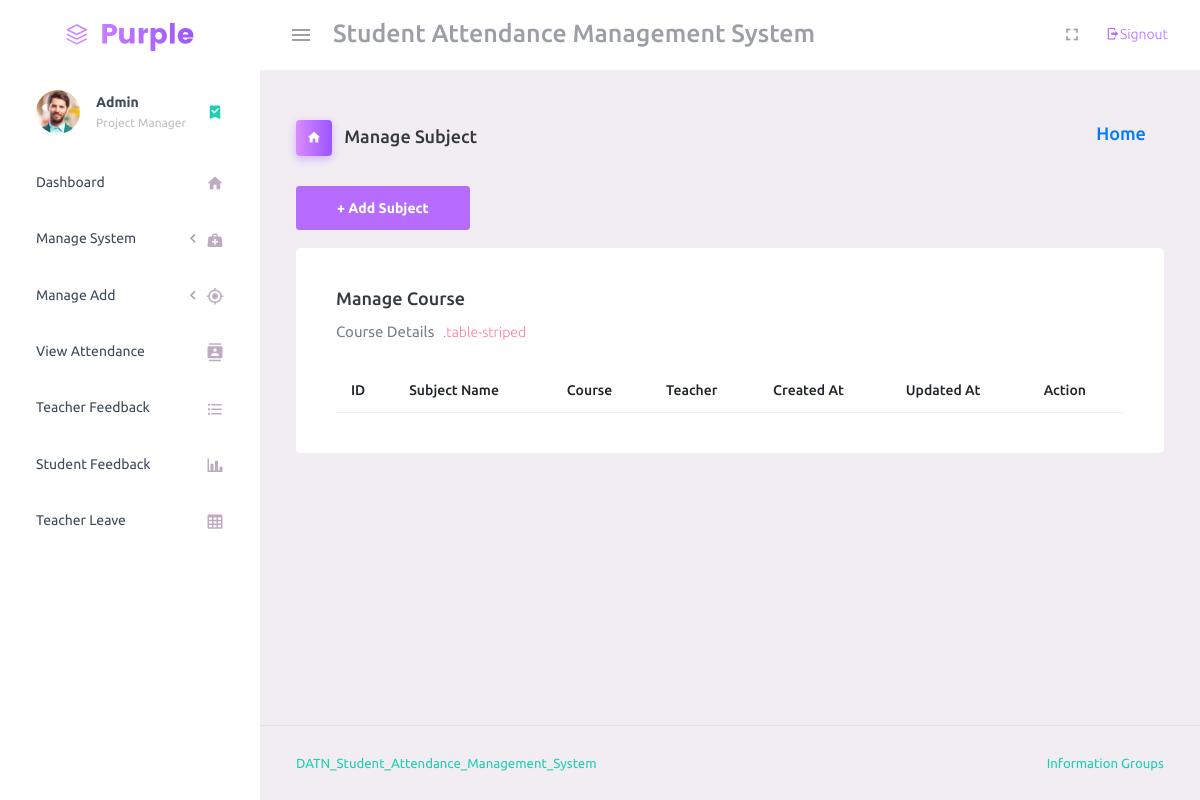
/manage_subject/ (signed in), run on an earlier commit of the app's database.
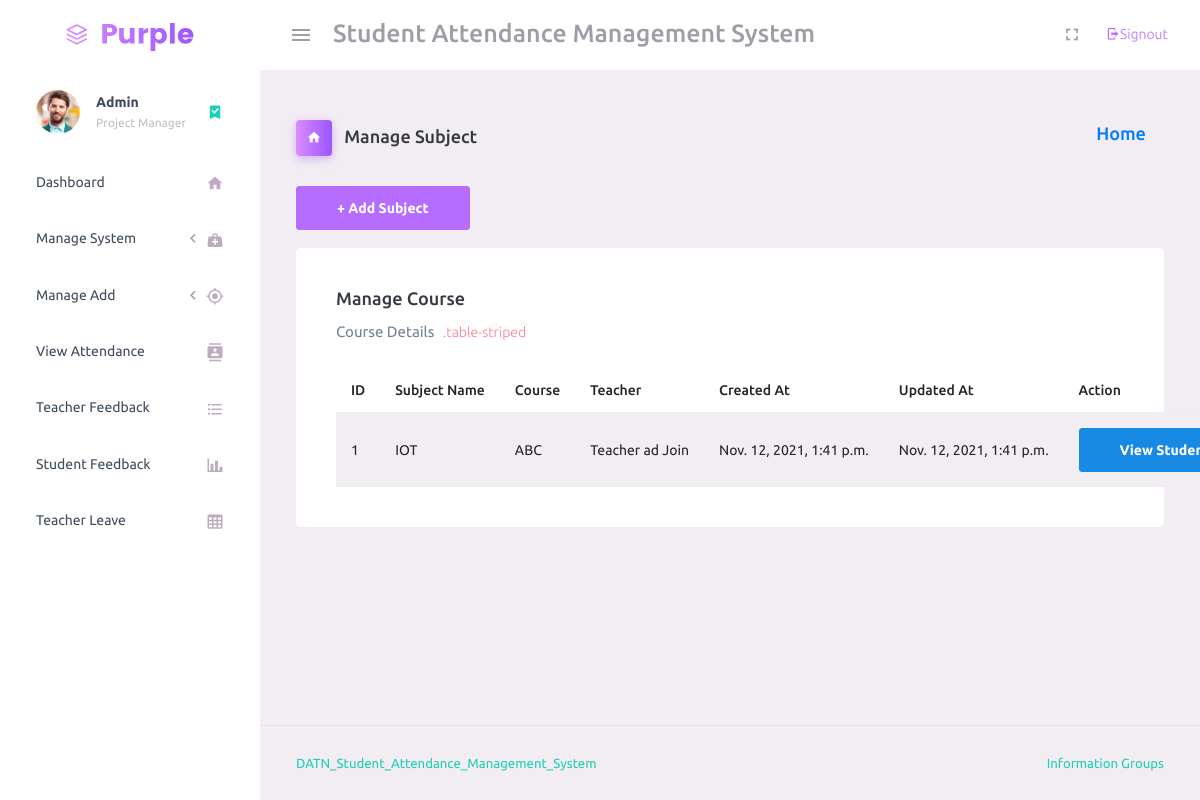
And on a later commit of the database.
### student_management_app/models.py (models this page shows)
class Subjects(models.Model):
    id = models.AutoField(primary_key=True)
    subject_name = models.CharField(max_length=255)
    course_id = models.ForeignKey(Courses, on_delete=models.CASCADE, default=1)
    teacher_id = models.ForeignKey(CustomUser, on_delete=models.CASCADE)
    created_at = models.DateTimeField(auto_now_add=True)
    updated_at = models.DateTimeField(auto_now_add=True)
    objects = models.Manager()

class Courses(models.Model):
    id = models.AutoField(primary_key=True)
    course_name = models.CharField(max_length=255)
    created_at = models.DateTimeField(auto_now_add=True)
    updated_at = models.DateTimeField(auto_now_add=True)
    objects = models.Manager()

class CustomUser(AbstractUser):
    user_type_data = ((1, "HOD"), (2, "Teacher"), (3, "Student"))
    user_type = models.CharField(default=1, choices=user_type_data, max_length=10)

### student_management_app/HodViews.py (the view)
# urls.py: path('manage_subject/', HodViews.manage_subject, name="manage_subject"),
def manage_subject(request):
    subjects = Subjects.objects.all()
    context = {
        "subjects": subjects
    }
    return render(request, 'hod_template/manage_subject_template.html', context)

### student_management_app/LoginCheckMiddleWare.py (called while the page is built, shortened)
    def process_view(self, request, view_func, view_args, view_kwargs):
        modulename = view_func.__module__
        user = request.user
        if user.is_authenticated:
            if user.user_type == "1":
                if modulename == "student_management_app.HodViews":
                    pass
                elif modulename == "student_management_app.views" or modulename == "django.views.static":
                    pass
                else:
                    return redirect("admin_home")
            else:
                return redirect("login")
        else:
            if request.path == reverse("login") or request.path == reverse("doLogin"):
                pass
            else:
                return redirect("login")

### student_management_app/templates/hod_template/manage_subject_template.html (shortened to what this page needs)
{% extends 'hod_template/base_template.html'%}
{% load static %}
{% block page_title %}
Manage Subject
{% endblock page_title %}
{% block content %}
    <a class="btn btn-primary" href="{% url 'add_subject' %}" role="button">+ Add Subject</a> <br/>&nbsp;
    <div class="card">
        <div class="card-body">
            <h4 class="card-title">Manage Course</h4>
            <p class="card-description"> Course Details <code>.table-striped</code>
            </p>
            <table class="table table-striped p-0 card-body">
            <thead>
                <tr>
                    <th>ID</th>
                    <th>Subject Name</th>
                    <th>Course</th>
                    <th>Teacher</th>
                    <th>Created At</th>
                    <th>Updated At</th>
                    <th>Action</th>
                </tr>
            </thead>
            <tbody>
                {% for subject in subjects %}
                <tr>
                <td>{{ subject.id }}</td>
                <td>{{ subject.subject_name }}</td>
                <td>{{ subject.course_id.course_name }}</td>
                <td>{{ subject.teacher_id.first_name }} {{ subject.teacher_id.last_name }}</td>
                <td>{{ subject.created_at }}</td>
                <td>{{ subject.updated_at }}</td>
                <td>
                    <a href="{% url 'manage_student_subject_link' subject.id %}" class="btn btn-info">View Students</a>
                </td>
                </tr>
                {% endfor %}
            </tbody>
            </table>
        </div>
    </div>
{% endblock content %}

What changed in the data, as far as the page shows it:
added Subjects: id "1", subject_name "IOT", course_id.course_name "ABC", teacher_id.first_name "Teacher ad", teacher_id.last_name "Join", created_at "Nov. 12, 2021, 1:41 p.m.", updated_at "Nov. 12, 2021, 1:41 p.m."
